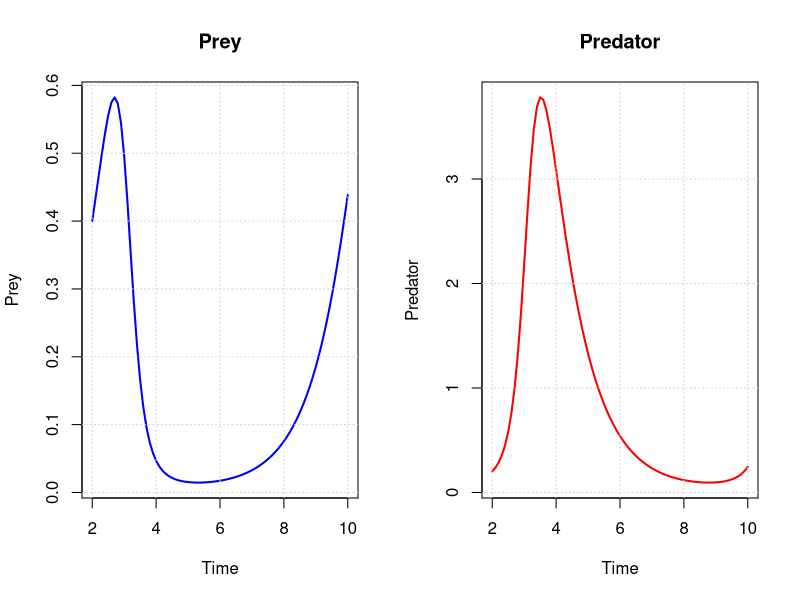

Reproduce this figure in R.
pred_prey <- function(t, x, pars){
  N <- x[1]
  P <- x[2]
  r = pars[1]
  C = pars[2]
  B = pars[3]
  d = pars[4]
  
  dN = r * N - C * P * N
  dP = B * P * N - d * P
  list(c(dN, dP))
}

library(deSolve)

  t = seq(from=2, to=10, by=0.1) #time interval
  init = c(0.4, 0.2) #inital values
  r = 1
  d = 1
  C = 1
  B = 6.5
  pars = c(r, C, B, d)
  predprey_output <- ode(init, t, pred_prey, pars)
  par(mfrow=c(1,2))
  plot(predprey_output[,'time'], predprey_output[,2], col="blue", lwd=2,xlab="Time", ylab="Prey", main="Prey", type="l")
  grid()
  plot(predprey_output[,'time'], predprey_output[,3], col="red", lwd=2,xlab="Time", ylab="Predator", main="Predator",type="l")
  grid()
